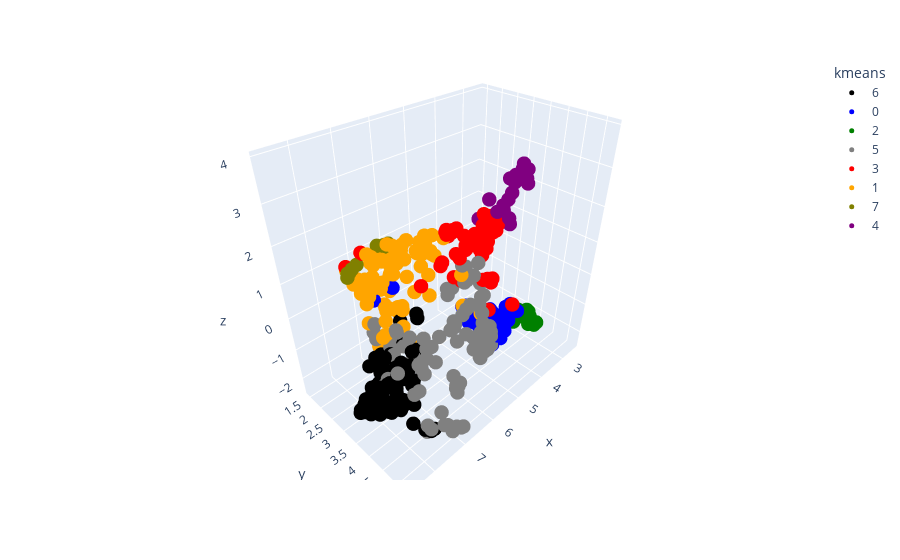
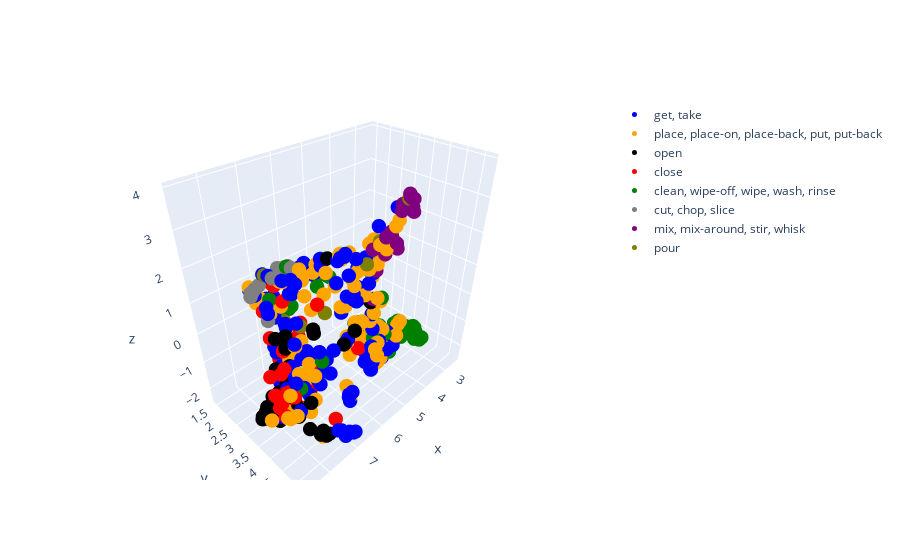

Notebook source saved alongside these figures, in order:
### Markdown cell above
## UMAP 3D

### Code cell
cmap = ['blue', 'orange', 'green', 'red', 'purple', 'gray', 'black', 'olive']
color_map = {f"{i}": color for i, color in enumerate(cmap)}

umap_3d = UMAP(n_components=3, init='random', random_state=0)
proj_3d = umap_3d.fit_transform(clips_feature_tensor)

df3d = pd.DataFrame(proj_3d, columns=['x', 'y', 'z'])
df3d['kmeans'] = y_kmeans.astype(str)
df3d['labels'] = np.array(labels).astype(str)

#plot kmeans
fig_3d = px.scatter_3d(
    df3d, x='x', y='y', z='z',
    color='kmeans', color_discrete_map=color_map
)
fig_3d.update_traces(marker_size=5)
fig_3d.show()


cmap = ['blue', 'orange', 'black', 'red', 'green', 'gray', 'purple', 'olive']
kmeans_color_map = {f"{i}": color for i, color in enumerate(cmap)}
custom_legend = {f"{i}": label_name for i, label_name in enumerate(LABELS)}
#plot real label
fig = go.Figure()
for i, label in enumerate(LABELS):
    class_data = df3d[df3d['labels'] == str(i)]
    fig.add_trace(go.Scatter3d(
        x=class_data['x'], y=class_data['y'], z=class_data['z'],
        mode='markers',
        marker=dict(size=10, color=cmap[i]),
        name=label
    ))
fig.update_traces(marker_size=5)
fig.show()
